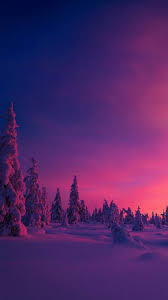
#> input picture photos/12.jpg, 168 x 300 px; its folder holds 4 pictures in this run
$ python assignment.py
#> lines starting #> are read from the running program, lines starting #| are printed output that depends on the picture


#first importing libraries
import numpy as np
import matplotlib.pyplot as plt
import cv2
import os

#function for resizing image
def resize(img):
    return cv2.resize(img,(200,200))

#function for creating array
def create_array(length):
    return np.zeros((length,200,200,3))

#function for length of array
def length_of_array(files):
    return len(files)

#variable for image directory
img_dir='photos/'

#main function
def main():
    #check if path exists
    if os.path.exists(img_dir):
        #getting number of file in image directory
        for (root,dirs,files) in os.walk(img_dir, topdown=True):
            pass

        no_of_file=length_of_array(files)
        images=create_array(no_of_file)

        #looping through each file
        for i in range(len(files)):
            img=plt.imread(img_dir+files[i])
#> img is the input picture: shape (300, 168, 3); mean R, G, B 79.9, 39.1, 101.9
            img=resize(img)
#> in resize, `return cv2.resize(img,(200,200))`:
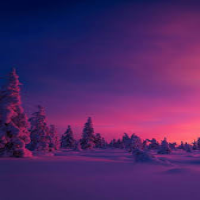
#> returned value: shape (200, 200, 3); mean of channels 0, 1, 2 79.8, 39.1, 101.9; drawn as R, G, B
            images[i]=img
            plt.figure()
            plt.imshow(images[i].astype(np.uint8))
#> pass 2 of the loop in main, `for i in range(len(files)):`:
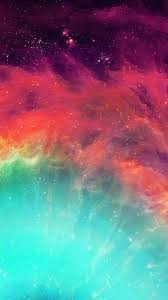
#> input picture photos/10.jpg, 168 x 300 px
#> in main, img is the input picture: shape (300, 168, 3); mean R, G, B 119, 116.1, 126.5
#> in resize (call 2), `return cv2.resize(img,(200,200))`:
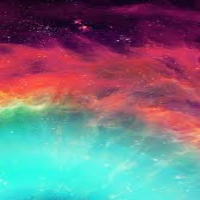
#> returned value: shape (200, 200, 3); mean of channels 0, 1, 2 118.9, 116.1, 126.4; drawn as R, G, B
#> pass 3 of the loop in main, `for i in range(len(files)):`:
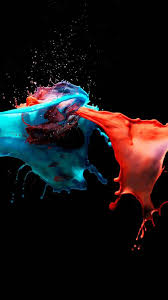
#> input picture photos/1.jpg, 168 x 300 px
#> in main, img is the input picture: shape (300, 168, 3); mean R, G, B 26.2, 21.2, 22.3
#> in resize (call 3), `return cv2.resize(img,(200,200))`:
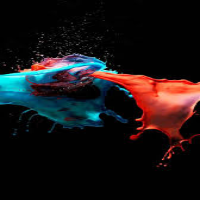
#> returned value: shape (200, 200, 3); mean of channels 0, 1, 2 26.1, 21.2, 22.3; drawn as R, G, B
#> the loop made 4 passes; the first 3 are shown
    else:
        print('path is wrong')
    print(images.shape)
if __name__=="__main__":
    main()

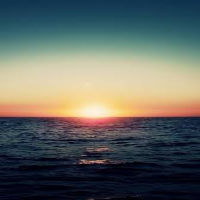
#> shown: shape (200, 200, 3); mean R, G, B 98.7, 103.9, 98.5
